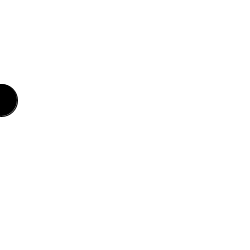
Frame 1 (no input)
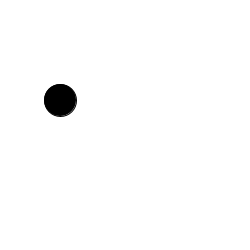
Frame 60 (the mouse pressed at the canvas centre just before this capture)
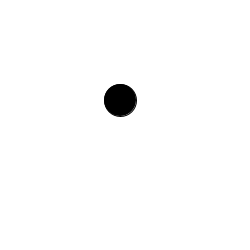
Frame 120 (the mouse held since frame 60 and released just before this capture)

The Processing sketch that drew these frames (run headless with seeded random() and noise(); from frame 60 on, the mouse is pressed at the canvas centre):

// Processing sketch: processing_19280
// ── processing_19280.pde

int x = 0;
int speed = 1;

void setup() {
  size(250,250);
  smooth();
}

void draw() {
  background(255);

  // Add the current speed to the x location.
  x = x + speed;
  if ((x > width) || (x < 0)) {
    // If the object reaches either edge, multiply speed by -1 to turn it around.
    speed = speed * -1;
  }

  // Display circle at x location
  stroke(0);
  fill(0);
  ellipse(x,100,32,32);
}
